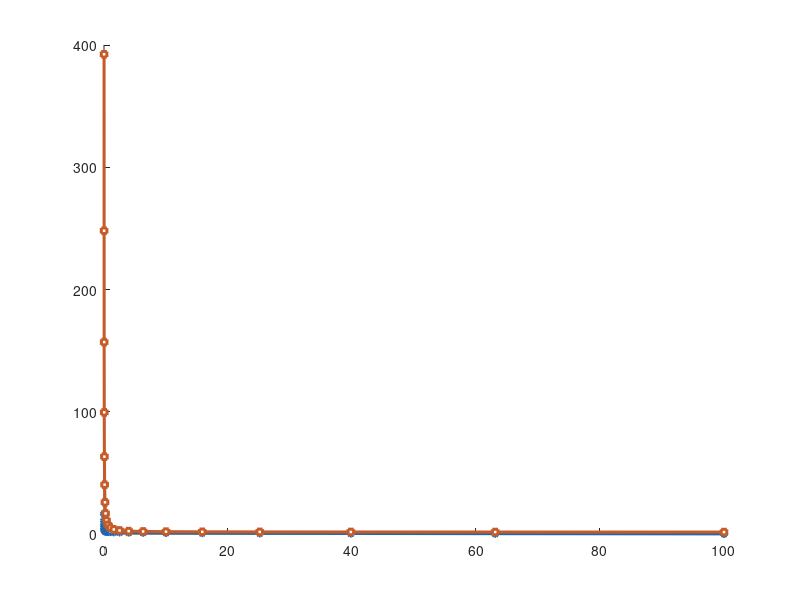

The MATLAB source for this figure: (Note: this script raises an error after producing the figure.)
function out = demo_first_passage(showFigure)
%DEMO_FIRST_PASSAGE Mean downward passage times in Fig. 6a,b (Eq. 11).
%   out = demo_first_passage(false) skips the figure. out.log10MFPT
%   contains the complete pairwise (column 1) and higher-order (column 2)
%   curves, including the times above the displayed observation window.
if nargin == 0
    showFigure = true;
end
validateattributes(showFigure, {'logical'}, {'scalar'});

p.J = [1, 5];
p.K = [6.5, 9];
p.Delta = 1;
p.epsilon = 0.01;                     % absorbing low-amplitude target
p.observationTime = 1000;
D = 10.^(-2:0.2:2)';
Jmean = (p.J+p.K)/2;
gamma = 2*p.Delta;                    % half-width of v - omega
q = sort(roots([-Jmean(2), Jmean(2)-Jmean(1), Jmean(1)-2*gamma]));
RH = sqrt(q(2));                      % starting amplitude

% The natural upper endpoint is 1. The last grid point is used only for
% quadrature. The code checks an upper bound on the mass omitted up to 1.
n = 12001;
low = exp(linspace(log(p.epsilon),log(RH),n))';
low([1 end]) = [p.epsilon; RH];
high = linspace(RH,1-1e-5,n)';
r = [low; high(2:end)];
h = diff(r);
weights = [h(1); h(1:n-2)+h(2:n-1); h(n-1)]/2; % outer trapezoid weights
log10MFPT = zeros(numel(D),2);
logTailFraction = zeros(numel(D),2);
for channel = 1:2
    a = 0.5*r.^(2*channel-1).*(1-r.^2);
    % V is an antiderivative of -F/a^2 in Eq. (10). Its constant
    % cancels from the inner integral through potential differences.
    v = drift_primitive(r,channel,Jmean,gamma);
    for j = 1:numel(D)
        U = log(a) + (2/D(j))*v;
        % At node y integrate exp[U(y)-U(z)] from z=y to the top.
        % Within each cell integrate the exponential of the linearly
        % interpolated potential exactly, including very steep cells.
        change = U(1:end-1)-U(2:end);
        magnitude = abs(change);
        logCell = log(h);
        k = magnitude>0;
        logCell(k) = logCell(k) + max(change(k),0) + ...
            log(-expm1(-magnitude(k))) - log(magnitude(k));
        logInner = -inf(size(r));
        for i = numel(h):-1:1
            rest = change(i) + logInner(i+1);
            logInner(i) = max(logCell(i),rest) + ...
                log1p(exp(-abs(logCell(i)-rest)));
        end
        outerWeights = log(weights) - 2*log(a(1:n));
        logMass = log_sum(outerWeights+logInner(1:n));
        log10MFPT(j,channel) = (log(2/D(j))+logMass)/log(10);

        % U increases between the last node and 1 for these parameters.
        % That interval contributes at most its width times the largest
        % remaining integrand. Compare this bound with the integral.
        logTailFraction(j,channel) = log(1-r(end)) - U(end) + ...
            log_sum(outerWeights+U(1:n)) - logMass;
    end
end
assert(all(logTailFraction(:) < log(1e-12)), 'Unresolved upper endpoint.');
out = struct('params',p,'D',D,'RH',RH,'log10MFPT',log10MFPT);
if ~showFigure
    return
end

figure('Color','w','Name','First passage from the phase wave', ...
    'Position',[100 100 740 460]);
ax = axes;
hold(ax,'on');
colors = [33 102 172; 196 91 40]/255;
names = {'Pairwise coupling','Higher-order coupling'};
styles = {'-o','-s'};
for channel = 1:2
    plot(ax,D,log10MFPT(:,channel),styles{channel}, ...
        'Color',colors(channel,:),'LineWidth',2.2,'MarkerSize',4, ...
        'MarkerFaceColor','w','DisplayName',names{channel});
end
yline(ax,log10(p.observationTime),'--','T_{obs} = 1000', ...
    'Color',[.28 .32 .35],'LineWidth',1.1, ...
    'LabelHorizontalAlignment','left','HandleVisibility','off');
set(ax,'XScale','log','FontName','Arial','FontSize',12,'Box','off', ...
    'TickDir','out','LineWidth',0.9,'YGrid','on','GridAlpha',.14);
xlim(ax,[D(1) D(end)]);
ylim(ax,[0 5]);                        % zoom on times around Tobs
xticks(ax,10.^(-2:2));
xlabel(ax,'Noise intensity  D');
ylabel(ax,'log_{10}(mean first-passage time)');
title(ax,'Time for a phase wave to reach low amplitude','FontSize',16);
subtitle(ax,sprintf('Starting amplitude %.3f,   target %.2f',RH,p.epsilon));
legend(ax,'Location','northeast','Box','off');
end

function v = drift_primitive(r,channel,J,gamma)
q = r.^2;
s = 1-q;
if channel == 1
    v = (4*gamma-2*J(1))*log(r) + (sum(J)-2*gamma)*log1p(-q) ...
        + 2*gamma./s;
else
    v = (12*gamma-2*sum(J))*log(r) + (sum(J)-6*gamma)*log1p(-q) ...
        + (sum(J)-4*gamma)./q + (J(1)-2*gamma)./(2*q.^2) + 2*gamma./s;
end
end

function value = log_sum(logValues)
shift = max(logValues);
value = shift + log(sum(exp(logValues-shift)));
end
